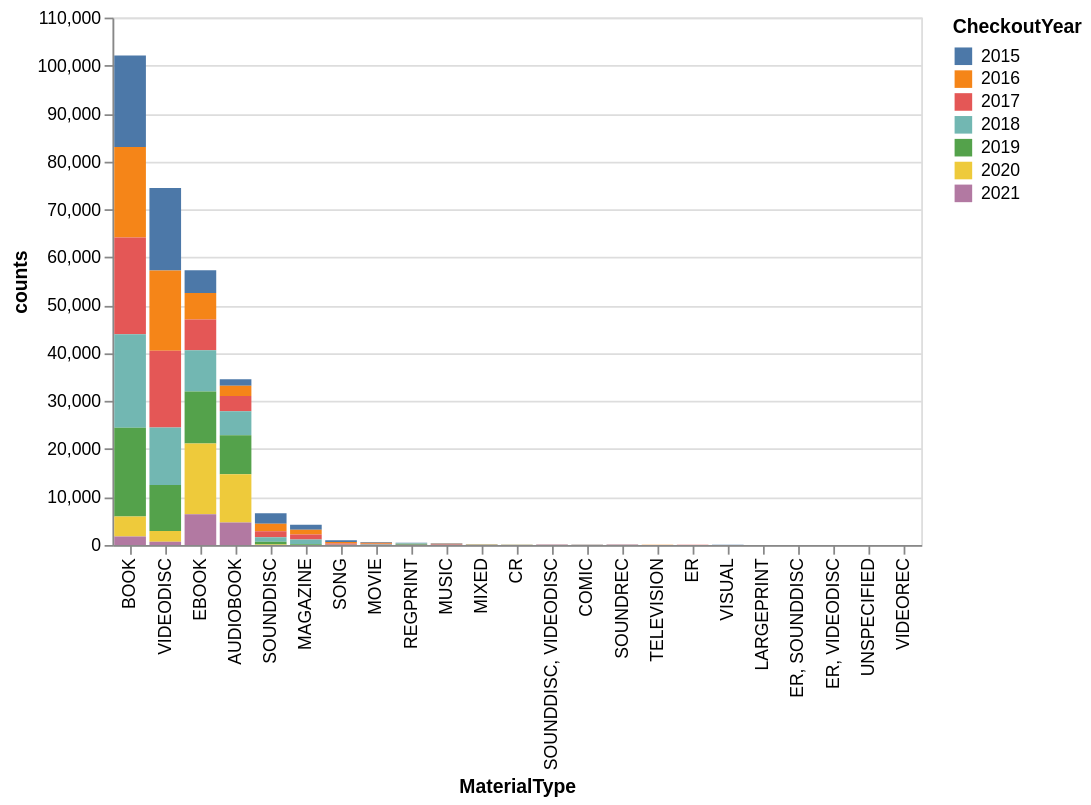

Notebook cell for this chart:
### Markdown cell above
The simplest way to add interactivity in Altair is with tooltips, that appear when you **hover** on the graph. Let's follow this example to add some to our graph https://altair-viz.github.io/gallery/scatter_tooltips.html

### Code cell
alt.Chart(seattle_material_grouped).mark_bar().encode(
    x=alt.X('MaterialType', sort='-y'),
    y='counts',
    color='CheckoutYear:N',
    tooltip=['MaterialType', 'counts', 'CheckoutYear']
).interactive()

### Figure 1 — Vega-Lite specification as saved in the notebook (floating-point values rounded to 4 significant figures)
{"config": {"view": {"continuousWidth": 300, "continuousHeight": 300}}, "data": {"name": "data-73b297576c9ecbb755844259deeb97e5"}, "mark": {"type": "bar"}, "encoding": {"color": {"field": "CheckoutYear", "type": "nominal"}, "tooltip": [{"field": "MaterialType", "type": "nominal"}, {"field": "counts", "type": "quantitative"}, {"field": "CheckoutYear", "type": "quantitative"}], "x": {"field": "MaterialType", "sort": "-y", "type": "nominal"}, "y": {"field": "counts", "type": "quantitative"}}, "params": [{"name": "param_1", "select": {"type": "interval", "encodings": ["x", "y"]}, "bind": "scales"}], "$schema": "https://vega.github.io/schema/vega-lite/v5.20.1.json", "datasets": {"data-73b297576c9ecbb755844259deeb97e5": [{"MaterialType": "AUDIOBOOK", "CheckoutYear": 2015, "counts": 1321}, {"MaterialType": "AUDIOBOOK", "CheckoutYear": 2016, "counts": 2163}, {"MaterialType": "AUDIOBOOK", "CheckoutYear": 2017, "counts": 3164}, {"MaterialType": "AUDIOBOOK", "CheckoutYear": 2018, "counts": 5027}, {"MaterialType": "AUDIOBOOK", "CheckoutYear": 2019, "counts": 8111}, {"MaterialType": "AUDIOBOOK", "CheckoutYear": 2020, "counts": 10050}, {"MaterialType": "AUDIOBOOK", "CheckoutYear": 2021, "counts": 4706}, {"MaterialType": "BOOK", "CheckoutYear": 2015, "counts": 19087}, {"MaterialType": "BOOK", "CheckoutYear": 2016, "counts": 18844}, {"MaterialType": "BOOK", "CheckoutYear": 2017, "counts": 20187}, {"MaterialType": "BOOK", "CheckoutYear": 2018, "counts": 19524}, {"MaterialType": "BOOK", "CheckoutYear": 2019, "counts": 18495}, {"MaterialType": "BOOK", "CheckoutYear": 2020, "counts": 4151}, {"MaterialType": "BOOK", "CheckoutYear": 2021, "counts": 1788}, {"MaterialType": "COMIC", "CheckoutYear": 2016, "counts": 1}, {"MaterialType": "COMIC", "CheckoutYear": 2017, "counts": 43}, {"MaterialType": "COMIC", "CheckoutYear": 2018, "counts": 39}, {"MaterialType": "CR", "CheckoutYear": 2015, "counts": 24}, {"MaterialType": "CR", "CheckoutYear": 2016, "counts": 25}, {"MaterialType": "CR", "CheckoutYear": 2017, "counts": 24}, {"MaterialType": "CR", "CheckoutYear": 2018, "counts": 18}, {"MaterialType": "CR", "CheckoutYear": 2019, "counts": 17}, {"MaterialType": "CR", "CheckoutYear": 2020, "counts": 4}, {"MaterialType": "EBOOK", "CheckoutYear": 2015, "counts": 4732}, {"MaterialType": "EBOOK", "CheckoutYear": 2016, "counts": 5540}, {"MaterialType": "EBOOK", "CheckoutYear": 2017, "counts": 6394}, {"MaterialType": "EBOOK", "CheckoutYear": 2018, "counts": 8607}, {"MaterialType": "EBOOK", "CheckoutYear": 2019, "counts": 10837}, {"MaterialType": "EBOOK", "CheckoutYear": 2020, "counts": 14769}, {"MaterialType": "EBOOK", "CheckoutYear": 2021, "counts": 6420}, {"MaterialType": "ER", "CheckoutYear": 2015, "counts": 8}, {"MaterialType": "ER", "CheckoutYear": 2016, "counts": 1}, {"MaterialType": "ER", "CheckoutYear": 2017, "counts": 10}, {"MaterialType": "ER", "CheckoutYear": 2018, "counts": 11}, {"MaterialType": "ER", "CheckoutYear": 2020, "counts": 2}, {"MaterialType": "ER", "CheckoutYear": 2021, "counts": 2}, {"MaterialType": "ER, SOUNDDISC", "CheckoutYear": 2015, "counts": 1}, {"MaterialType": "ER, SOUNDDISC", "CheckoutYear": 2016, "counts": 2}, {"MaterialType": "ER, SOUNDDISC", "CheckoutYear": 2017, "counts": 6}, {"MaterialType": "ER, SOUNDDISC", "CheckoutYear": 2018, "counts": 1}, {"MaterialType": "ER, VIDEODISC", "CheckoutYear": 2019, "counts": 8}, {"MaterialType": "ER, VIDEODISC", "CheckoutYear": 2020, "counts": 1}, {"MaterialType": "LARGEPRINT", "CheckoutYear": 2015, "counts": 6}, {"MaterialType": "LARGEPRINT", "CheckoutYear": 2017, "counts": 1}, {"MaterialType": "LARGEPRINT", "CheckoutYear": 2018, "counts": 9}, {"MaterialType": "LARGEPRINT", "CheckoutYear": 2019, "counts": 2}, {"MaterialType": "LARGEPRINT", "CheckoutYear": 2021, "counts": 1}, {"MaterialType": "MAGAZINE", "CheckoutYear": 2015, "counts": 1001}, {"MaterialType": "MAGAZINE", "CheckoutYear": 2016, "counts": 1033}, {"MaterialType": "MAGAZINE", "CheckoutYear": 2017, "counts": 1014}, {"MaterialType": "MAGAZINE", "CheckoutYear": 2018, "counts": 977}, {"MaterialType": "MAGAZINE", "CheckoutYear": 2019, "counts": 172}, {"MaterialType": "MIXED", "CheckoutYear": 2015, "counts": 24}, {"MaterialType": "MIXED", "CheckoutYear": 2016, "counts": 33}, {"MaterialType": "MIXED", "CheckoutYear": 2017, "counts": 32}, {"MaterialType": "MIXED", "CheckoutYear": 2018, "counts": 36}, {"MaterialType": "MIXED", "CheckoutYear": 2019, "counts": 46}, {"MaterialType": "MIXED", "CheckoutYear": 2020, "counts": 19}, {"MaterialType": "MIXED", "CheckoutYear": 2021, "counts": 5}, {"MaterialType": "MOVIE", "CheckoutYear": 2015, "counts": 143}, {"MaterialType": "MOVIE", "CheckoutYear": 2016, "counts": 172}, {"MaterialType": "MOVIE", "CheckoutYear": 2017, "counts": 198}, {"MaterialType": "MOVIE", "CheckoutYear": 2018, "counts": 83}, {"MaterialType": "MUSIC", "CheckoutYear": 2015, "counts": 105}, {"MaterialType": "MUSIC", "CheckoutYear": 2016, "counts": 97}, {"MaterialType": "MUSIC", "CheckoutYear": 2017, "counts": 125}, {"MaterialType": "MUSIC", "CheckoutYear": 2018, "counts": 54}, {"MaterialType": "MUSIC", "CheckoutYear": 2019, "counts": 1}, {"MaterialType": "REGPRINT", "CheckoutYear": 2015, "counts": 26}, {"MaterialType": "REGPRINT", "CheckoutYear": 2016, "counts": 46}, {"MaterialType": "REGPRINT", "CheckoutYear": 2017, "counts": 32}, {"MaterialType": "REGPRINT", "CheckoutYear": 2018, "counts": 114}, {"MaterialType": "REGPRINT", "CheckoutYear": 2019, "counts": 164}, {"MaterialType": "REGPRINT", "CheckoutYear": 2020, "counts": 36}, {"MaterialType": "REGPRINT", "CheckoutYear": 2021, "counts": 29}, {"MaterialType": "SONG", "CheckoutYear": 2015, "counts": 339}, {"MaterialType": "SONG", "CheckoutYear": 2016, "counts": 345}, {"MaterialType": "SONG", "CheckoutYear": 2017, "counts": 248}, {"MaterialType": "SONG", "CheckoutYear": 2018, "counts": 43}, {"MaterialType": "SOUNDDISC", "CheckoutYear": 2015, "counts": 2159}, {"MaterialType": "SOUNDDISC", "CheckoutYear": 2016, "counts": 1570}, {"MaterialType": "SOUNDDISC", "CheckoutYear": 2017, "counts": 1275}, {"MaterialType": "SOUNDDISC", "CheckoutYear": 2018, "counts": 899}, {"MaterialType": "SOUNDDISC", "CheckoutYear": 2019, "counts": 580}, {"MaterialType": "SOUNDDISC", "CheckoutYear": 2020, "counts": 98}, {"MaterialType": "SOUNDDISC", "CheckoutYear": 2021, "counts": 12}, {"MaterialType": "SOUNDDISC, VIDEODISC", "CheckoutYear": 2015, "counts": 38}, {"MaterialType": "SOUNDDISC, VIDEODISC", "CheckoutYear": 2016, "counts": 21}, {"MaterialType": "SOUNDDISC, VIDEODISC", "CheckoutYear": 2017, "counts": 24}, {"MaterialType": "SOUNDDISC, VIDEODISC", "CheckoutYear": 2018, "counts": 6}, {"MaterialType": "SOUNDREC", "CheckoutYear": 2015, "counts": 34}, {"MaterialType": "SOUNDREC", "CheckoutYear": 2016, "counts": 26}, {"MaterialType": "SOUNDREC", "CheckoutYear": 2017, "counts": 13}, {"MaterialType": "SOUNDREC", "CheckoutYear": 2018, "counts": 6}, {"MaterialType": "SOUNDREC", "CheckoutYear": 2019, "counts": 3}, {"MaterialType": "TELEVISION", "CheckoutYear": 2015, "counts": 7}, {"MaterialType": "TELEVISION", "CheckoutYear": 2016, "counts": 17}, {"MaterialType": "TELEVISION", "CheckoutYear": 2017, "counts": 5}, {"MaterialType": "TELEVISION", "CheckoutYear": 2018, "counts": 10}, {"MaterialType": "UNSPECIFIED", "CheckoutYear": 2021, "counts": 2}, {"MaterialType": "VIDEODISC", "CheckoutYear": 2015, "counts": 17230}, {"MaterialType": "VIDEODISC", "CheckoutYear": 2016, "counts": 16755}, {"MaterialType": "VIDEODISC", "CheckoutYear": 2017, "counts": 16006}, {"MaterialType": "VIDEODISC", "CheckoutYear": 2018, "counts": 11975}, {"MaterialType": "VIDEODISC", "CheckoutYear": 2019, "counts": 9596}, {"MaterialType": "VIDEODISC", "CheckoutYear": 2020, "counts": 2253}, {"MaterialType": "VIDEODISC", "CheckoutYear": 2021, "counts": 658}, {"MaterialType": "VIDEOREC", "CheckoutYear": 2017, "counts": 2}, {"MaterialType": "VISUAL", "CheckoutYear": 2015, "counts": 13}, {"MaterialType": "VISUAL", "CheckoutYear": 2016, "counts": 14}, {"MaterialType": "VISUAL", "CheckoutYear": 2017, "counts": 4}]}}
